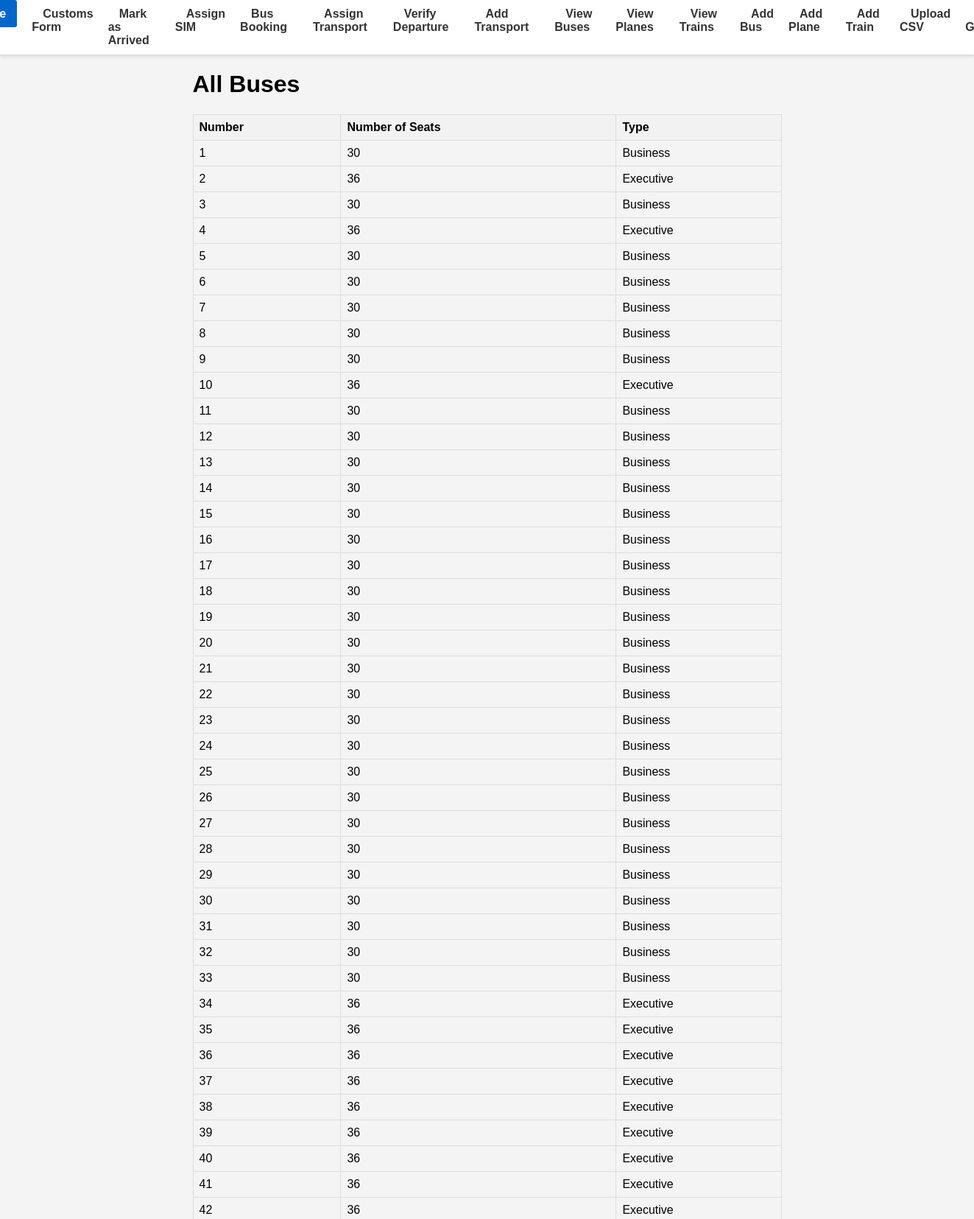
Screenshot of /view-buses/ (upper part) with the database file from the repository.
### database.py (models this page shows)
class Transport(Base):
    __tablename__ = "transport"
    id = Column(Integer, primary_key=True, index=True)
    departure_time = Column(Date, nullable=True)
    type = Column(String, nullable=False)
    transport_type = Column(String, nullable=False)
    __mapper_args__ = {
        'polymorphic_on': transport_type,
        'polymorphic_identity': 'transport'
    }

class Bus(Transport):
    __tablename__ = "bus"
    bus_id = Column(Integer, ForeignKey('transport.id'), primary_key=True)
    bus_number = Column(Integer, nullable=False)
    no_of_seats = Column(Integer, nullable=False)
    type = Column(String, index=True,nullable=True)
    __mapper_args__ = {
        'polymorphic_identity': 'bus',
    }

### main.py (the view)
@app.get("/view-buses/")
def view_buses(request: Request, db: Session = Depends(get_db)):
    buses = db.query(Bus).all()
    return templates.TemplateResponse("view_buses.html", {"request": request, "buses": buses})

### templates/view_buses.html
{% extends "base.html" %}
{% block content %}
<h1>All Buses</h1>
<table>
    <tr>
        <th>Number</th>
        <th>Number of Seats</th>
        <th>Type</th>
    </tr>
    {% for bus in buses %}
    <tr>
        <td>{{ bus.bus_number }}</td>
        <td>{{ bus.no_of_seats }}</td>
        <td>{{ bus.type }}</td>
    </tr>
    {% endfor %}
</table>
{% endblock %}

### static/styles.css (style rules this page uses)
body { font-family: Arial, sans-serif; margin: 0; padding: 0; background-color: #f4f4f4; }
table { width: 100%; border-collapse: collapse; margin-bottom: 20px; }
table, th, td { border: 1px solid #ddd; }
th, td { padding: 8px; text-align: left; }
th { background-color: #f2f2f2; }

### rows the page displays
Bus: bus_number "1", no_of_seats "30", type "Business"
Bus: bus_number "2", no_of_seats "36", type "Executive"
Bus: bus_number "3", no_of_seats "30", type "Business"
Bus: bus_number "4", no_of_seats "36", type "Executive"
Bus: bus_number "5", no_of_seats "30", type "Business"
Bus: bus_number "6", no_of_seats "30", type "Business"
Bus: bus_number "7", no_of_seats "30", type "Business"
Bus: bus_number "8", no_of_seats "30", type "Business"
Bus: bus_number "9", no_of_seats "30", type "Business"
Bus: bus_number "10", no_of_seats "36", type "Executive"
Bus: bus_number "11", no_of_seats "30", type "Business"
Bus: bus_number "12", no_of_seats "30", type "Business"
Bus: bus_number "13", no_of_seats "30", type "Business"
Bus: bus_number "14", no_of_seats "30", type "Business"
Bus: bus_number "15", no_of_seats "30", type "Business"
Bus: bus_number "16", no_of_seats "30", type "Business"
Bus: bus_number "17", no_of_seats "30", type "Business"
Bus: bus_number "18", no_of_seats "30", type "Business"
Bus: bus_number "19", no_of_seats "30", type "Business"
Bus: bus_number "20", no_of_seats "30", type "Business"
Bus: bus_number "21", no_of_seats "30", type "Business"
Bus: bus_number "22", no_of_seats "30", type "Business"
Bus: bus_number "23", no_of_seats "30", type "Business"
Bus: bus_number "24", no_of_seats "30", type "Business"
Bus: bus_number "25", no_of_seats "30", type "Business"
Bus: bus_number "26", no_of_seats "30", type "Business"
Bus: bus_number "27", no_of_seats "30", type "Business"
Bus: bus_number "28", no_of_seats "30", type "Business"
Bus: bus_number "29", no_of_seats "30", type "Business"
Bus: bus_number "30", no_of_seats "30", type "Business"
Bus: bus_number "31", no_of_seats "30", type "Business"
Bus: bus_number "32", no_of_seats "30", type "Business"
Bus: bus_number "33", no_of_seats "30", type "Business"
Bus: bus_number "34", no_of_seats "36", type "Executive"
Bus: bus_number "35", no_of_seats "36", type "Executive"
Bus: bus_number "36", no_of_seats "36", type "Executive"
Bus: bus_number "37", no_of_seats "36", type "Executive"
Bus: bus_number "38", no_of_seats "36", type "Executive"
Bus: bus_number "39", no_of_seats "36", type "Executive"
Bus: bus_number "40", no_of_seats "36", type "Executive"
Bus: bus_number "41", no_of_seats "36", type "Executive"
Bus: bus_number "42", no_of_seats "36", type "Executive"
